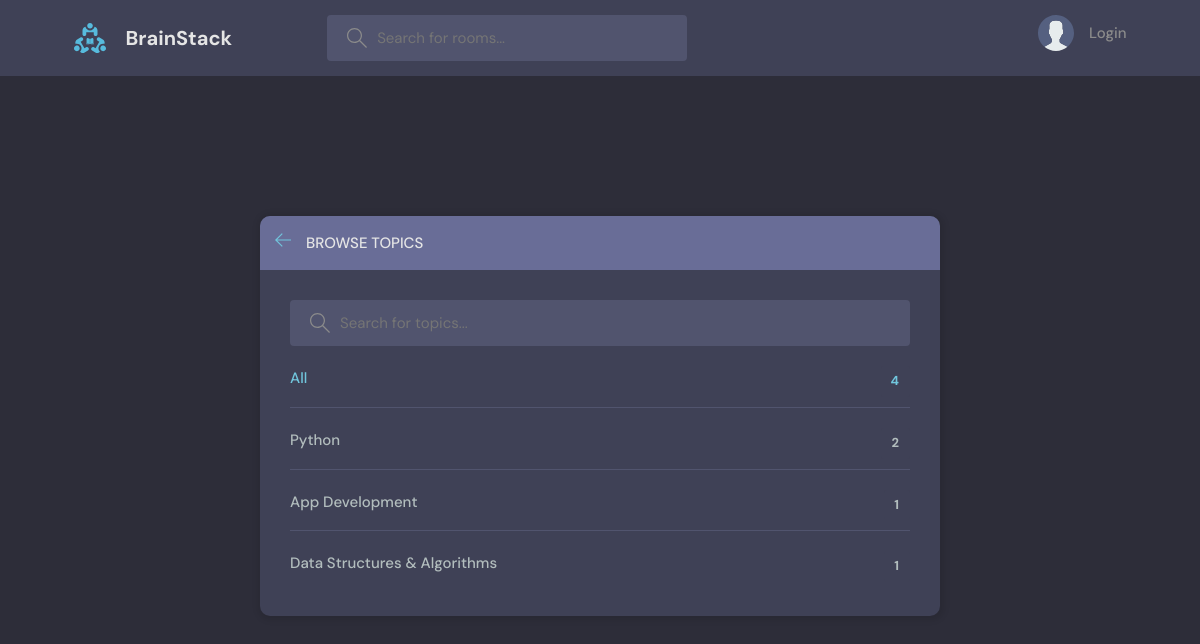
The page /topics/ on the database as committed earlier.
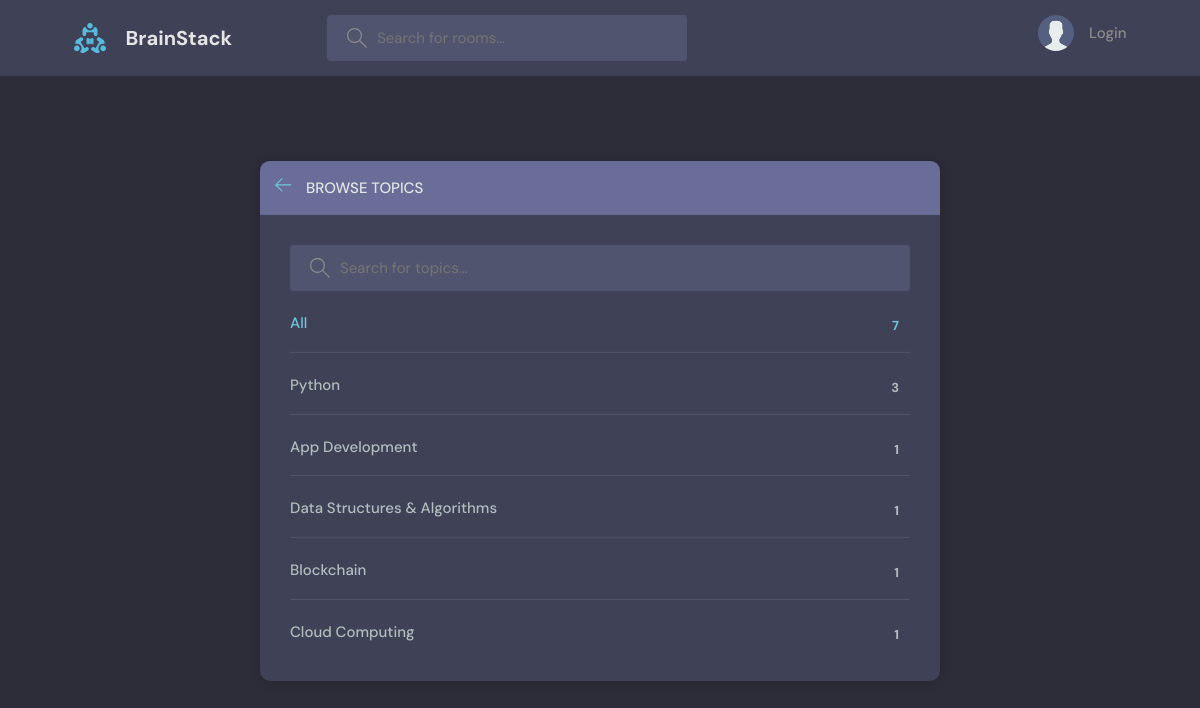
The same page on the database as committed later.
### base/models.py (models this page shows, shortened)
class Topic(models.Model):
    name = models.CharField(max_length=150)

### base/views.py (the view)
# urls.py: path('topics/', views.topicsPage, name="topics"),
def topicsPage(request):
    q = request.GET.get('q')
    if q is not None:
        topics = Topic.objects.filter(name__icontains=q)
    else:
        topics = Topic.objects.annotate(num_rooms=Count('room'))
        topics = topics.order_by('-num_rooms')
    total_rooms = Room.objects.all().count()
    context = {
        'topics' : topics,
        'total_rooms' : total_rooms
    }
    return render(request, 'base/topics.html', context)

### base/templates/base/topics.html (shortened to what this page needs)
{% extends 'main.html' %}
{% block content %}
    <main class="create-room layout">
      <div class="container">
        <div class="layout__box">
          <div class="layout__boxHeader">
            <div class="layout__boxTitle">
              <a href="{% url 'home' %}">
                <svg version="1.1" xmlns="http://www.w3.org/2000/svg" width="32" height="32" viewBox="0 0 32 32">
                  <title>arrow-left</title>
                  <path
                    d="M13.723 2.286l-13.723 13.714 13.719 13.714 1.616-1.611-10.96-10.96h27.625v-2.286h-27.625l10.965-10.965-1.616-1.607z"
                  ></path>
                </svg>
              </a>
              <h3>Browse Topics</h3>
            </div>
          </div>
          <div class="topics-page layout__body">
            <form class="header__search" method="GET" action="{% url 'topics' %}">
              <label>
                <input placeholder="Search for topics..." name="q" />
              </label>
            </form>
            <ul class="topics__list">
              <li>
                <a href="{% url 'topics' %}" class="active">All <span>{{ total_rooms }}</span></a>
              </li>
              {% for topic in topics %}
              <li>
                <a href="{% url 'home' %}?q={{ topic.name }}">{{ topic.name }} <span>{{ topic.room_set.all.count }}</span></a>
              </li>
              {% endfor %}
            </ul>
          </div>
        </div>
      </div>
    </main>
{% endblock content %}

Rows that differ between the two databases and show on the page:
computed for Topic "Python": room_set.all.count "2" → "3"
added Topic: name "Blockchain", room_set.all.count "1"
added Topic: name "Cloud Computing", room_set.all.count "1"
Other text that changed with them:
{{ total_rooms }}: "4" → "7"
